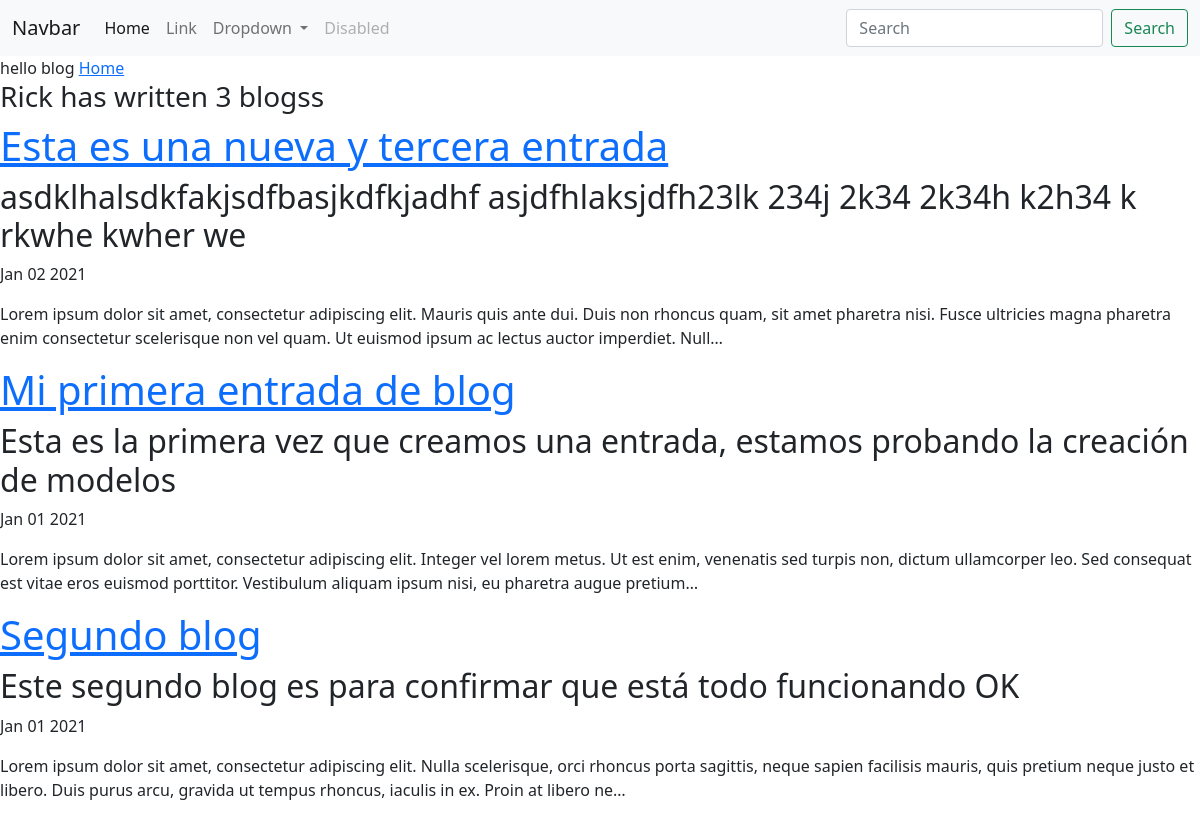
Screenshot of /blog/ with the database file from the repository.
### blog/models.py (models this page shows, shortened)
class Blog(models.Model):
    title = models.CharField(max_length=200)
    subtitle = models.TextField(max_length=250)
    date = models.DateField()
    body = models.TextField(max_length=2500)

### blog/views.py (the view)
# urls.py: path('', views.all_blogs, name='all_blogs'),
def all_blogs(request):
    return render(request, 'blog/all_blogs.html', {'blogs': Blog.objects.order_by('-date')})

### blog/templates/blog/all_blogs.html
{% extends 'portfolio/base.html' %}
{% block content %}
    hello blog
    <a href="{% url 'home' %}">Home</a>
    <h3>Rick has written {{ blogs.count }} blogs{{ blogs.count|pluralize}}</h3>
    {% for blog in blogs %}
        <a href="{% url 'blog:detail' blog.id %}"><h1>{{ blog.title }}</h1></a>
        <h2>{{ blog.subtitle }}</h2>
        <p>{{ blog.date|date:'M d Y' }}</p>
        <p>{{ blog.body|striptags|truncatechars:250 }}</p>
    {% endfor %}
{% endblock %}

### rows the page displays
Blog: title "Esta es una nueva y tercera entrada", subtitle "asdklhalsdkfakjsdfbasjkdfkjadhf asjdfhlaksjdfh23lk 234j 2k34 2k34h k2h34 k rkwhe kwher we", date "Jan 02 2021", body "Lorem ipsum dolor sit amet, consectetur adipiscing elit. Mauris quis ante dui. Duis non rhoncus quam, sit amet pharetra nisi. Fusce ultricies magna pharetra enim consectetur scelerisque non vel quam. Ut euismod ipsum ac lectus auctor imperdiet. Null…"
Blog: title "Mi primera entrada de blog", subtitle "Esta es la primera vez que creamos una entrada, estamos probando la creación de modelos", date "Jan 01 2021", body "Lorem ipsum dolor sit amet, consectetur adipiscing elit. Integer vel lorem metus. Ut est enim, venenatis sed turpis non, dictum ullamcorper leo. Sed consequat est vitae eros euismod porttitor. Vestibulum aliquam ipsum nisi, eu pharetra augue pretium…"
Blog: title "Segundo blog", subtitle "Este segundo blog es para confirmar que está todo funcionando OK", date "Jan 01 2021", body "Lorem ipsum dolor sit amet, consectetur adipiscing elit. Nulla scelerisque, orci rhoncus porta sagittis, neque sapien facilisis mauris, quis pretium neque justo et libero. Duis purus arcu, gravida ut tempus rhoncus, iaculis in ex. Proin at libero ne…"

### other values shown
{{ blogs.count }} "3"
